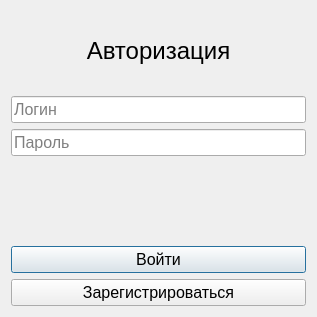
<?xml version="1.0" encoding="UTF-8"?>
<ui version="4.0">
 <class>AuthorisationDialog</class>
 <widget class="QDialog" name="AuthorisationDialog">
  <property name="geometry">
   <rect>
    <x>0</x>
    <y>0</y>
    <width>317</width>
    <height>317</height>
   </rect>
  </property>
  <property name="font">
   <font>
    <pointsize>12</pointsize>
   </font>
  </property>
  <property name="windowTitle">
   <string>ИС Аэропорт</string>
  </property>
  <layout class="QVBoxLayout" name="verticalLayout">
   <item>
    <widget class="QLabel" name="titleLabel">
     <property name="font">
      <font>
       <pointsize>18</pointsize>
      </font>
     </property>
     <property name="text">
      <string>Авторизация</string>
     </property>
     <property name="alignment">
      <set>Qt::AlignCenter</set>
     </property>
    </widget>
   </item>
   <item>
    <layout class="QHBoxLayout" name="horizontalLayout">
     <item>
      <widget class="QLineEdit" name="loginLine">
       <property name="placeholderText">
        <string>Логин</string>
       </property>
      </widget>
     </item>
    </layout>
   </item>
   <item>
    <layout class="QHBoxLayout" name="horizontalLayout_2">
     <item>
      <widget class="QLineEdit" name="passwordLine">
       <property name="echoMode">
        <enum>QLineEdit::Password</enum>
       </property>
       <property name="placeholderText">
        <string>Пароль</string>
       </property>
      </widget>
     </item>
    </layout>
   </item>
   <item>
    <widget class="QLabel" name="errorLabel">
     <property name="text">
      <string/>
     </property>
     <property name="alignment">
      <set>Qt::AlignCenter</set>
     </property>
    </widget>
   </item>
   <item>
    <layout class="QHBoxLayout" name="horizontalLayout_4">
     <item>
      <widget class="QPushButton" name="authorisationButton">
       <property name="text">
        <string>Войти</string>
       </property>
      </widget>
     </item>
    </layout>
   </item>
   <item>
    <layout class="QHBoxLayout" name="horizontalLayout_5">
     <item>
      <widget class="QPushButton" name="registrationButton">
       <property name="text">
        <string>Зарегистрироваться</string>
       </property>
      </widget>
     </item>
    </layout>
   </item>
  </layout>
 </widget>
 <resources/>
 <connections/>
</ui>
